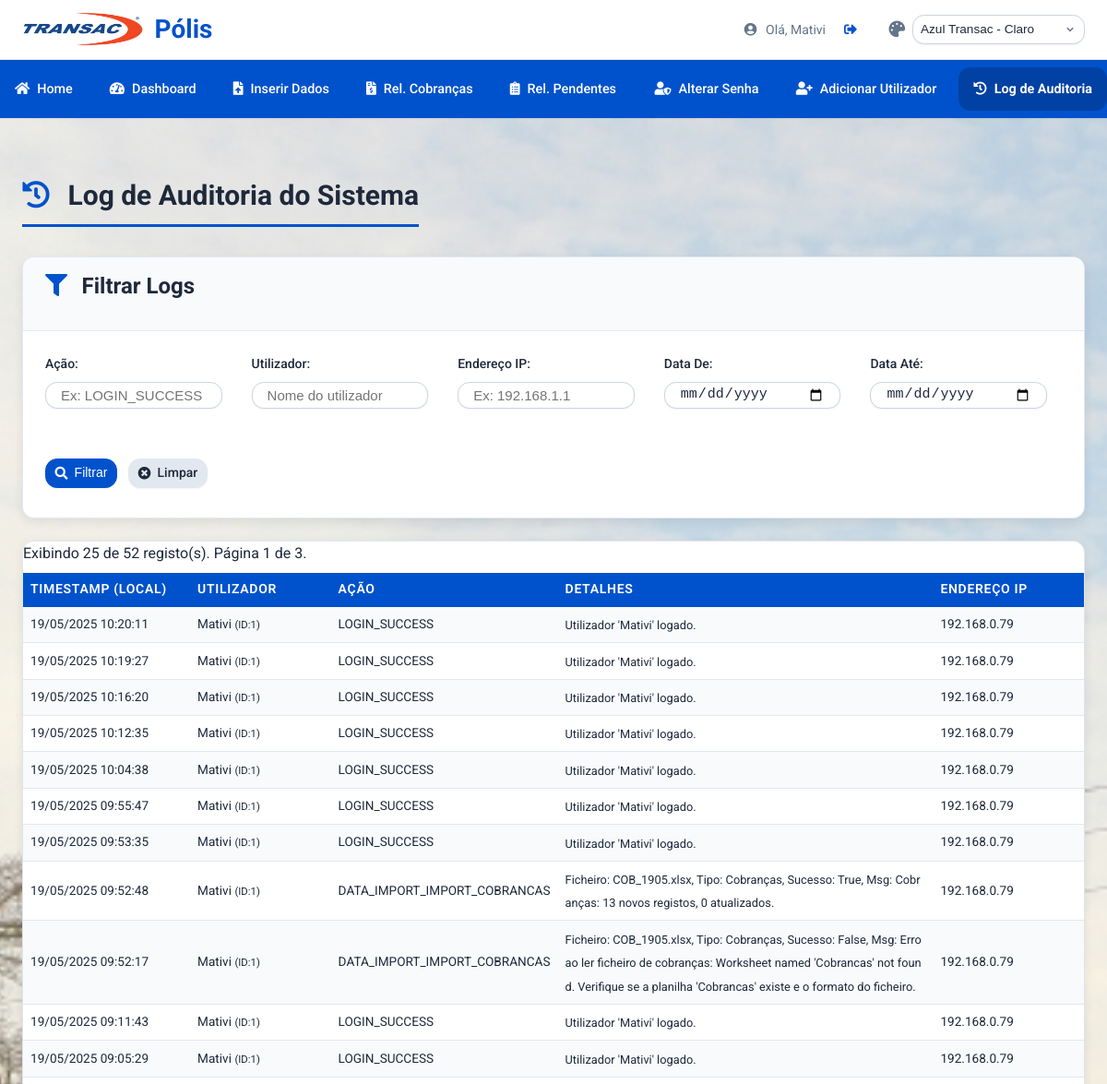
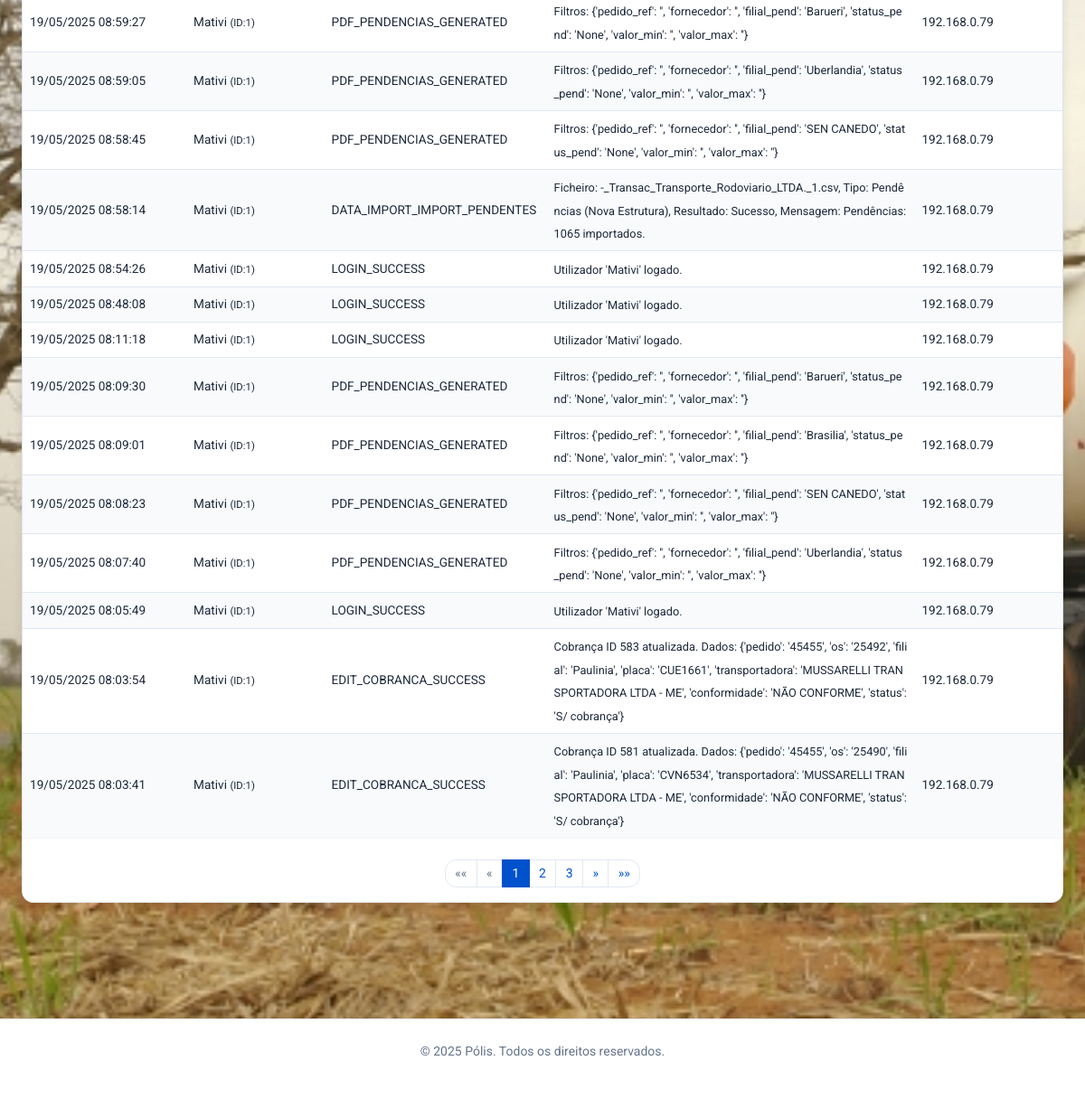
The app's page /admin/audit_log (signed in) with its own data (2 pictures, top to bottom).
### tables this page shows
CREATE TABLE users (
                id INTEGER PRIMARY KEY AUTOINCREMENT,
                username TEXT UNIQUE NOT NULL,
                password_hash TEXT NOT NULL
            );

CREATE TABLE audit_log (
                id INTEGER PRIMARY KEY AUTOINCREMENT,
                timestamp DATETIME NOT NULL,
                user_id INTEGER,
                username TEXT,
                action TEXT NOT NULL,
                details TEXT,
                ip_address TEXT,
                FOREIGN KEY (user_id) REFERENCES users (id)
            );

### app.py (the view, shortened to what this page needs)
@app.route('/admin/audit_log')
@admin_required
def view_audit_log():
    db = get_db(); page = request.args.get('page', 1, type=int); per_page = 25; offset = (page - 1) * per_page
    filters_form = {k: request.args.get(f'filter_{k}', '').strip() for k in ['action', 'username', 'date_from', 'date_to', 'ip_address']}
    conditions, params = [], []
    if filters_form['action']: conditions.append("LOWER(action) LIKE LOWER(?)"); params.append(f"%{filters_form['action']}%")
    if filters_form['username']: conditions.append("LOWER(username) LIKE LOWER(?)"); params.append(f"%{filters_form['username']}%")
    if filters_form['ip_address']: conditions.append("ip_address LIKE ?"); params.append(f"%{filters_form['ip_address']}%")
    sao_paulo_tz = pytz.timezone('America/Sao_Paulo')
    if filters_form['date_from']:
        try: dt_from_utc = sao_paulo_tz.localize(datetime.strptime(filters_form['date_from'], '%Y-%m-%d')).astimezone(pytz.utc); conditions.append("timestamp >= ?"); params.append(dt_from_utc.strftime('%Y-%m-%d %H:%M:%S'))
        except ValueError: flash("Data De inválida.", "warning")
    where_clause = "WHERE " + " AND ".join(conditions) if conditions else ""
    total_logs = 0
    try: total_logs = db.execute(f"SELECT COUNT(id) FROM audit_log {where_clause}", tuple(params)).fetchone()[0]
    except Exception as e: logger.error(f"Erro ao contar logs: {e}"); flash("Erro ao contar logs.", "error")
    total_pages = (total_logs + per_page - 1) // per_page or 1; page = min(page, total_pages); page = max(1, page); offset = (page - 1) * per_page
    logs_processed = []
    try:
        raw_logs = db.execute(f"SELECT * FROM audit_log {where_clause} ORDER BY timestamp DESC LIMIT ? OFFSET ?", (*params, per_page, offset)).fetchall()
        for row in raw_logs:
            log = dict(row)
            try: log['timestamp_fmt'] = pytz.utc.localize(datetime.strptime(log['timestamp'].split('.')[0], '%Y-%m-%d %H:%M:%S')).astimezone(sao_paulo_tz).strftime('%d/%m/%Y %H:%M:%S')
            except Exception: log['timestamp_fmt'] = log['timestamp'] + " (Erro Formato)"
            logs_processed.append(log)
    except Exception as e: logger.error(f"Erro ao buscar logs: {e}"); flash("Erro ao buscar logs.", "error")
    return render_template('admin/view_audit_log.html', logs=logs_processed, current_page=page, total_pages=total_pages, filters=filters_form, total_logs=total_logs)

### app.py (called while the page is built)
def get_db():
    db = getattr(g, '_database', None)
    if db is None: db = g._database = sqlite3.connect(app.config['DATABASE']); db.row_factory = sqlite3.Row
    return db

@app.teardown_appcontext
def close_connection(exception):
    db = getattr(g, '_database', None)
    if db is not None: db.close()

@login_manager.user_loader
def load_user(user_id):
    try:
        db = get_db(); cursor = db.cursor(); cursor.execute("SELECT id, username FROM users WHERE id = ?", (user_id,))
        user_data = cursor.fetchone(); return User(id=user_data['id'], username=user_data['username']) if user_data else None
    except Exception as e: logger.error(f"Erro ao carregar utilizador ID {user_id}: {e}", exc_info=True); return None

def admin_required(f):
    @wraps(f)
    @login_required
    def decorated_function(*args, **kwargs):
        if not current_user.is_authenticated or current_user.username not in ADMIN_USERNAMES:
            log_audit("ACCESS_DENIED_ADMIN_AREA", f"Utilizador '{current_user.username}' tentou aceder.")
            flash("Você não tem permissão para aceder a esta página.", "error"); return redirect(url_for('home'))
        return f(*args, **kwargs)
    return decorated_function

@app.context_processor
def inject_global_vars(): return dict(current_year=datetime.now().year, ADMIN_USERNAMES=ADMIN_USERNAMES)

@app.after_request
def add_security_headers(response):
    response.headers['X-Content-Type-Options'] = 'nosniff'; response.headers['X-Frame-Options'] = 'SAMEORIGIN'
    response.headers['X-XSS-Protection'] = '1; mode=block'; response.headers['Referrer-Policy'] = 'strict-origin-when-cross-origin'
    return response

@app.context_processor
def utility_processor():
    def dummy_csrf_token():
        if '_csrf_token' not in g: g._csrf_token = os.urandom(24).hex()
        return g._csrf_token
    return dict(csrf_token=dummy_csrf_token)

### templates/admin/view_audit_log.html (shortened to what this page needs)
{% extends "base.html" %}
{% block content %}
<h2 class="page-title"><i class="fas fa-history"></i> Log de Auditoria do Sistema</h2>
<div class="card filter-form mb-4">
    <div class="card-header">
        <h3><i class="fas fa-filter"></i> Filtrar Logs</h3>
    </div>
    <div class="card-body">
        <form method="GET" action="{{ url_for('view_audit_log') }}" class="form-inline">
            <div class="form-group">
                <label for="filter_action">Ação:</label>
                <input type="text" name="filter_action" id="filter_action" value="{{ filters.action or '' }}" class="form-control form-control-sm" placeholder="Ex: LOGIN_SUCCESS">
            </div>
            <div class="form-group">
                <label for="filter_username">Utilizador:</label>
                <input type="text" name="filter_username" id="filter_username" value="{{ filters.username or '' }}" class="form-control form-control-sm" placeholder="Nome do utilizador">
            </div>
            <div class="form-group">
                <label for="filter_ip">Endereço IP:</label>
                <input type="text" name="filter_ip" id="filter_ip" value="{{ filters.ip_address or '' }}" class="form-control form-control-sm" placeholder="Ex: 192.168.1.1">
            </div>
            <div class="form-group">
                <label for="filter_date_from">Data De:</label>
                <input type="date" name="filter_date_from" id="filter_date_from" value="{{ filters.date_from or '' }}" class="form-control form-control-sm">
            </div>
            <div class="form-group">
                <label for="filter_date_to">Data Até:</label>
                <input type="date" name="filter_date_to" id="filter_date_to" value="{{ filters.date_to or '' }}" class="form-control form-control-sm">
            </div>
            <div class="form-group-actions">
                <button type="submit" class="btn btn-primary btn-sm"><i class="fas fa-search"></i> Filtrar</button>
                <a href="{{ url_for('view_audit_log') }}" class="btn btn-secondary btn-sm"><i class="fas fa-times-circle"></i> Limpar</a>
            </div>
        </form>
    </div>
</div>
<div class="card">
    <div class="card-body table-responsive-container">
        {% if logs %}
            <p class="text-muted small mb-2">Exibindo {{ logs|length }} de {{ total_logs }} registo(s). Página {{ current_page }} de {{ total_pages }}.</p>
            <div class="table-responsive">
                <table class="table table-striped table-hover table-sm">
                    <thead>
                        <tr>
                            <th style="width: 16%;">Timestamp (Local)</th>
                            <th style="width: 14%;">Utilizador</th>
                            <th style="width: 15%;">Ação</th>
                            <th style="width: 40%;">Detalhes</th>
                            <th style="width: 15%;">Endereço IP</th>
                        </tr>
                    </thead>
                    <tbody>
                        {% for log_entry in logs %}
                        <tr>
                            <td style="white-space: nowrap; font-size: 0.85em;">{{ log_entry.timestamp_fmt }}</td>
                            <td style="font-size: 0.85em;">{{ log_entry.username or 'N/A' }}{% if log_entry.user_id %} <small class="text-muted">(ID:{{ log_entry.user_id }})</small>{% endif %}</td>
                            <td style="font-size: 0.85em;">{{ log_entry.action }}</td>
                            <td><small style="font-size: 0.8em; word-break: break-all;">{{ log_entry.details or '' }}</small></td>
                            <td style="font-size: 0.85em;">{{ log_entry.ip_address }}</td>
                        </tr>
                        {% endfor %}
                    </tbody>
                </table>
            </div>
            {% if total_pages > 1 %}
            <nav aria-label="Paginação do Log de Auditoria" class="mt-4">
                <ul class="pagination justify-content-center flex-wrap">
                    <li class="page-item {% if current_page == 1 %}disabled{% endif %}">
                        <a class="page-link" href="{{ url_for('view_audit_log', page=1, filter_action=filters.action, filter_username=filters.username, filter_date_from=filters.date_from, filter_date_to=filters.date_to, filter_ip=filters.ip_address) }}" aria-label="Primeira"><span aria-hidden="true">&laquo;&laquo;</span></a>
                    </li>
                    <li class="page-item {% if current_page == 1 %}disabled{% endif %}">
                        <a class="page-link" href="{{ url_for('view_audit_log', page=current_page - 1, filter_action=filters.action, filter_username=filters.username, filter_date_from=filters.date_from, filter_date_to=filters.date_to, filter_ip=filters.ip_address) }}" aria-label="Anterior"><span aria-hidden="true">&laquo;</span></a>
                    </li>
                    {% set RENDER_MAX_PAGES = 5 %}
                    {% set start_page = [1, current_page - (RENDER_MAX_PAGES // 2)] | max %}
                    {% set end_page = [total_pages, start_page + RENDER_MAX_PAGES - 1] | min %}
                    {% if end_page - start_page + 1 < RENDER_MAX_PAGES %}
                        {% set start_page = [1, end_page - RENDER_MAX_PAGES + 1] | max %}
                    {% endif %}
                    {% for p in range(start_page, end_page + 1) %}
                        <li class="page-item {% if p == current_page %}active{% endif %}">
                            <a class="page-link" href="{{ url_for('view_audit_log', page=p, filter_action=filters.action, filter_username=filters.username, filter_date_from=filters.date_from, filter_date_to=filters.date_to, filter_ip=filters.ip_address) }}">{{ p }}</a>
                        </li>
                    {% endfor %}
                    <li class="page-item {% if current_page == total_pages %}disabled{% endif %}">
                        <a class="page-link" href="{{ url_for('view_audit_log', page=current_page + 1, filter_action=filters.action, filter_username=filters.username, filter_date_from=filters.date_from, filter_date_to=filters.date_to, filter_ip=filters.ip_address) }}" aria-label="Próxima"><span aria-hidden="true">&raquo;</span></a>
                    </li>
                    <li class="page-item {% if current_page == total_pages %}disabled{% endif %}">
                         <a class="page-link" href="{{ url_for('view_audit_log', page=total_pages, filter_action=filters.action, filter_username=filters.username, filter_date_from=filters.date_from, filter_date_to=filters.date_to, filter_ip=filters.ip_address) }}" aria-label="Última"><span aria-hidden="true">&raquo;&raquo;</span></a>
                    </li>
                </ul>
            </nav>
            {% endif %}
        {% else %}
            <div class="empty-state">
                <i class="fas fa-folder-open empty-icon"></i>
                <p>Nenhum registo de auditoria encontrado.</p>
            </div>
        {% endif %}
    </div>
</div>
{% endblock %}

### templates/base.html (shortened to what this page needs)
<!DOCTYPE html>
<html lang="pt-br" data-theme="azul-transac-light">
<head>
    <link rel="stylesheet" href="https://cdnjs.cloudflare.com/ajax/libs/font-awesome/5.15.4/css/all.min.css" xintegrity="sha512-1ycn6IcaQQ40/MKBW2W4Rhis/DbILU74C1vSrLJxCq57o941Ym01SwNsOMqvEBFlcgUa6xLiPY/NS5R+E6ztJQ==" />
    <link rel="stylesheet" href="{{ url_for('static', filename='style.css') }}">
</head>
<body>
    <header class="app-header">
        <div class="app-header-content container">
            <div class="app-header-brand">
                <img src="{{ url_for('static', filename='images/polis_logo.png') }}" alt="Logótipo Pólis" class="app-logo-img">
                <h1>Pólis</h1>
            </div>
            <div class="nav-actions">
                {% if current_user.is_authenticated %}
                <div class="user-info">
                     <span><i class="fas fa-user-circle"></i> Olá, {{ current_user.username }}</span>
                     <a href="{{ url_for('logout') }}" class="logout-link" title="Sair"><i class="fas fa-sign-out-alt"></i> <span class="sr-only">Logout</span></a>
                </div>
                {% endif %}
                <div class="theme-selector-container">
                    <i class="fas fa-palette nav-icon-theme" aria-hidden="true"></i>
                    <select id="theme-select" title="Selecionar Tema Visual">
                        <optgroup label="Azul Transac">
                            <option value="azul-transac-light">Azul Transac - Claro</option>
                        </optgroup>
                    </select>
                </div>
            </div>
        </div>
    </header>
    {% if current_user.is_authenticated %}
    <nav class="main-nav">
        <div class="main-nav-links container">
            <a href="{{ url_for('home') }}" class="nav-item {{ 'active' if request.endpoint == 'home' else '' }}"><i class="fas fa-home"></i> Home</a>
            <a href="{{ url_for('dashboard') }}" class="nav-item {{ 'active' if request.endpoint == 'dashboard' else '' }}"><i class="fas fa-tachometer-alt"></i> Dashboard</a>
            <a href="{{ url_for('inserir_dados') }}" class="nav-item {{ 'active' if request.endpoint == 'inserir_dados' else '' }}"><i class="fas fa-file-upload"></i> Inserir Dados</a>
            <a href="{{ url_for('relatorio_cobrancas') }}" class="nav-item {{ 'active' if request.endpoint == 'relatorio_cobrancas' else '' }}"><i class="fas fa-file-invoice-dollar"></i> Rel. Cobranças</a>
            <a href="{{ url_for('relatorio_pendentes') }}" class="nav-item {{ 'active' if request.endpoint == 'relatorio_pendentes' else '' }}"><i class="fas fa-clipboard-list"></i> Rel. Pendentes</a>
            <div class="nav-item-group-right">
                <a href="{{ url_for('change_password') }}" class="nav-item {{ 'active' if request.endpoint == 'change_password' else '' }}"><i class="fas fa-user-shield"></i> Alterar Senha</a>
                {% if current_user.username in ADMIN_USERNAMES %}
                    <a href="{{ url_for('add_user_admin') }}" class="nav-item {{ 'active' if request.endpoint == 'add_user_admin' else '' }}"><i class="fas fa-user-plus"></i> Adicionar Utilizador</a>
                    <a href="{{ url_for('view_audit_log') }}" class="nav-item {{ 'active' if request.endpoint == 'view_audit_log' else '' }}"><i class="fas fa-history"></i> Log de Auditoria</a>
                {% endif %}
            </div>
        </div>
    </nav>
    {% endif %}
    <main class="container content-wrapper">
        {% block content %}{% endblock %}
    </main>
    <footer class="app-footer">
        <p>&copy; {{ current_year }} Pólis. Todos os direitos reservados.</p>
    </footer>
</body>
</html>

### templates/base.html (style rules this page uses)
.nav-icon-theme { font-size: 1.1rem; color: var(--text-muted-color); }

### templates/admin/view_audit_log.html (style rules this page uses)
.form-inline .form-group { margin-right: 1rem; margin-bottom: 0.5rem; }
.form-inline .form-group-actions { margin-top: 1.85rem; margin-bottom: 0.5rem; }
.pagination .page-link { font-size: 0.875rem; padding: 0.375rem 0.65rem; }
.table-sm td, .table-sm th { padding: .4rem .5rem; }
.card-body.table-responsive-container { padding: 0; }
.card-body.table-responsive-container .table-responsive { margin-bottom: 0; border: none; border-radius: 0; }
.card-body.table-responsive-container .table { margin-bottom: 0; }

### records on screen
users: username "Mativi"
audit_log: timestamp_fmt "19/05/2025 10:20:11", username "Mativi", user_id "1", action "LOGIN_SUCCESS", details "Utilizador 'Mativi' logado.", ip_address "192.168.0.79"
audit_log: timestamp_fmt "19/05/2025 10:19:27", username "Mativi", user_id "1", action "LOGIN_SUCCESS", details "Utilizador 'Mativi' logado.", ip_address "192.168.0.79"
audit_log: timestamp_fmt "19/05/2025 10:16:20", username "Mativi", user_id "1", action "LOGIN_SUCCESS", details "Utilizador 'Mativi' logado.", ip_address "192.168.0.79"
audit_log: timestamp_fmt "19/05/2025 10:12:35", username "Mativi", user_id "1", action "LOGIN_SUCCESS", details "Utilizador 'Mativi' logado.", ip_address "192.168.0.79"
audit_log: timestamp_fmt "19/05/2025 10:04:38", username "Mativi", user_id "1", action "LOGIN_SUCCESS", details "Utilizador 'Mativi' logado.", ip_address "192.168.0.79"
audit_log: timestamp_fmt "19/05/2025 09:55:47", username "Mativi", user_id "1", action "LOGIN_SUCCESS", details "Utilizador 'Mativi' logado.", ip_address "192.168.0.79"
audit_log: timestamp_fmt "19/05/2025 09:53:35", username "Mativi", user_id "1", action "LOGIN_SUCCESS", details "Utilizador 'Mativi' logado.", ip_address "192.168.0.79"
audit_log: timestamp_fmt "19/05/2025 09:52:48", username "Mativi", user_id "1", action "DATA_IMPORT_IMPORT_COBRANCAS", details "Ficheiro: COB_1905.xlsx, Tipo: Cobranças, Sucesso: True, Msg: Cobranças: 13 novos registos, 0 atualizados.", ip_address "192.168.0.79"
audit_log: timestamp_fmt "19/05/2025 09:52:17", username "Mativi", user_id "1", action "DATA_IMPORT_IMPORT_COBRANCAS", details "Ficheiro: COB_1905.xlsx, Tipo: Cobranças, Sucesso: False, Msg: Erro ao ler ficheiro de cobranças: Worksheet named 'Cobrancas' not found. Verifique se a planilha 'Cobrancas' existe e o formato do ficheiro.", ip_address "192.168.0.79"
audit_log: timestamp_fmt "19/05/2025 09:11:43", username "Mativi", user_id "1", action "LOGIN_SUCCESS", details "Utilizador 'Mativi' logado.", ip_address "192.168.0.79"
audit_log: timestamp_fmt "19/05/2025 09:05:29", username "Mativi", user_id "1", action "LOGIN_SUCCESS", details "Utilizador 'Mativi' logado.", ip_address "192.168.0.79"
audit_log: timestamp_fmt "19/05/2025 08:59:27", username "Mativi", user_id "1", action "PDF_PENDENCIAS_GENERATED", details "Filtros: {'pedido_ref': '', 'fornecedor': '', 'filial_pend': 'Barueri', 'status_pend': 'None', 'valor_min': '', 'valor_max': ''}", ip_address "192.168.0.79"
audit_log: timestamp_fmt "19/05/2025 08:59:05", username "Mativi", user_id "1", action "PDF_PENDENCIAS_GENERATED", details "Filtros: {'pedido_ref': '', 'fornecedor': '', 'filial_pend': 'Uberlandia', 'status_pend': 'None', 'valor_min': '', 'valor_max': ''}", ip_address "192.168.0.79"
audit_log: timestamp_fmt "19/05/2025 08:58:45", username "Mativi", user_id "1", action "PDF_PENDENCIAS_GENERATED", details "Filtros: {'pedido_ref': '', 'fornecedor': '', 'filial_pend': 'SEN CANEDO', 'status_pend': 'None', 'valor_min': '', 'valor_max': ''}", ip_address "192.168.0.79"
audit_log: timestamp_fmt "19/05/2025 08:58:14", username "Mativi", user_id "1", action "DATA_IMPORT_IMPORT_PENDENTES", details "Ficheiro: -_Transac_Transporte_Rodoviario_LTDA._1.csv, Tipo: Pendências (Nova Estrutura), Resultado: Sucesso, Mensagem: Pendências: 1065 importados.", ip_address "192.168.0.79"
audit_log: timestamp_fmt "19/05/2025 08:54:26", username "Mativi", user_id "1", action "LOGIN_SUCCESS", details "Utilizador 'Mativi' logado.", ip_address "192.168.0.79"
audit_log: timestamp_fmt "19/05/2025 08:48:08", username "Mativi", user_id "1", action "LOGIN_SUCCESS", details "Utilizador 'Mativi' logado.", ip_address "192.168.0.79"
audit_log: timestamp_fmt "19/05/2025 08:11:18", username "Mativi", user_id "1", action "LOGIN_SUCCESS", details "Utilizador 'Mativi' logado.", ip_address "192.168.0.79"
audit_log: timestamp_fmt "19/05/2025 08:09:30", username "Mativi", user_id "1", action "PDF_PENDENCIAS_GENERATED", details "Filtros: {'pedido_ref': '', 'fornecedor': '', 'filial_pend': 'Barueri', 'status_pend': 'None', 'valor_min': '', 'valor_max': ''}", ip_address "192.168.0.79"
audit_log: timestamp_fmt "19/05/2025 08:09:01", username "Mativi", user_id "1", action "PDF_PENDENCIAS_GENERATED", details "Filtros: {'pedido_ref': '', 'fornecedor': '', 'filial_pend': 'Brasilia', 'status_pend': 'None', 'valor_min': '', 'valor_max': ''}", ip_address "192.168.0.79"
audit_log: timestamp_fmt "19/05/2025 08:08:23", username "Mativi", user_id "1", action "PDF_PENDENCIAS_GENERATED", details "Filtros: {'pedido_ref': '', 'fornecedor': '', 'filial_pend': 'SEN CANEDO', 'status_pend': 'None', 'valor_min': '', 'valor_max': ''}", ip_address "192.168.0.79"
audit_log: timestamp_fmt "19/05/2025 08:07:40", username "Mativi", user_id "1", action "PDF_PENDENCIAS_GENERATED", details "Filtros: {'pedido_ref': '', 'fornecedor': '', 'filial_pend': 'Uberlandia', 'status_pend': 'None', 'valor_min': '', 'valor_max': ''}", ip_address "192.168.0.79"
audit_log: timestamp_fmt "19/05/2025 08:05:49", username "Mativi", user_id "1", action "LOGIN_SUCCESS", details "Utilizador 'Mativi' logado.", ip_address "192.168.0.79"
audit_log: timestamp_fmt "19/05/2025 08:03:54", username "Mativi", user_id "1", action "EDIT_COBRANCA_SUCCESS", details "Cobrança ID 583 atualizada. Dados: {'pedido': '45455', 'os': '25492', 'filial': 'Paulinia', 'placa': 'CUE1661', 'transportadora': 'MUSSARELLI TRANSPORTADORA LTDA - ME', 'conformidade': 'NÃO CONFORME', 'status': 'S/ cobrança'}", ip_address "192.168.0.79"
audit_log: timestamp_fmt "19/05/2025 08:03:41", username "Mativi", user_id "1", action "EDIT_COBRANCA_SUCCESS", details "Cobrança ID 581 atualizada. Dados: {'pedido': '45455', 'os': '25490', 'filial': 'Paulinia', 'placa': 'CVN6534', 'transportadora': 'MUSSARELLI TRANSPORTADORA LTDA - ME', 'conformidade': 'NÃO CONFORME', 'status': 'S/ cobrança'}", ip_address "192.168.0.79"

### other values on screen
{{ logs|length }} "25"
{{ total_logs }} "52"
{{ current_page }} "1"
{{ total_pages }} "3"
{{ p }} "1" "2" "3"
